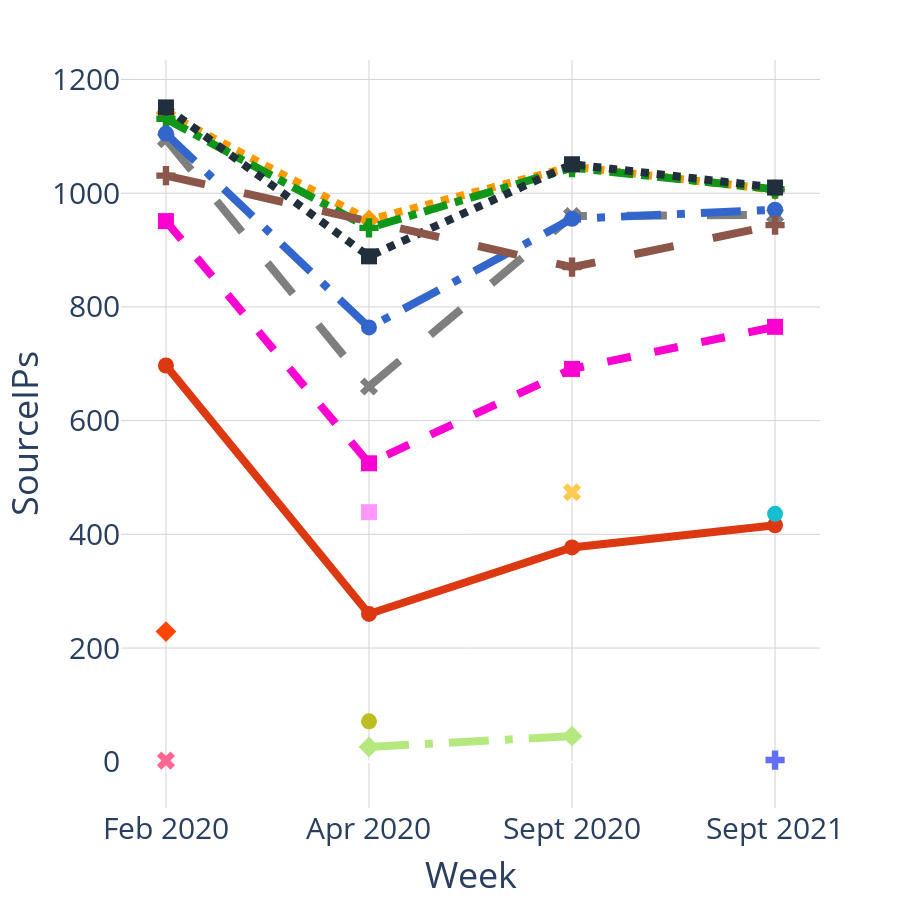

Notebook cell for this chart:
### Code cell
import plotly.express as px
import pandas as pd

df = pd.read_csv('/Volumes/GoogleDrive/My Drive/Thesis/Plotly/category_WLAN_out_targets.csv')

fig = px.line(df, x='Week', y='SourceIPs', color='TargetOrgs',
                            color_discrete_map={'APPLE': '#7f7f7f', 'NETFLIX': '#dc3912', 'AKAMAI': '#ff9900',
                                                'CANARIE': '#fb00d1', 'FACEBOOK': '#3366cc', 'GOOGLE': '#109618',
                                                'AMAZON': '#212E3C', 'FASTLY': '#8c564b', 'LEVEL3': '#17becf',
                                                'MICROSOFT': '#990099', 'EDGECAST': '#316395',
                                                'VALVE-CORPORATION': '#bcbd22', 'TELUS': '#db1f48',
                                                'SHAW': '#613659', 'BACOM': '#01949a', 'ROGERS': '#81b622',
                                                'Chinanet': '#d3b1c2', 'AHS': '#eeb5eb', 'YANDEXLLC': '#fad02c',
                                                'NLM-GW': '#055c9d', 'JiscServicesLimited': '#870a30',
                                                'BROADINSTITUTE-AS': '#e57f84', 'OoredooQ.S.C.': '#90adc6',
                                                'RelianceJioInfocommLimited': '#a16ae8', 'O-NET': '#ffa384',
                                                'Vetenskapsradet/SUNET': '#74bdcb', 'VELOCITYNET-01': '#3d5b59',
                                                'CHINAUNICOMChina169Backbone': '#ff4500', 'CIPHERKEY': '#b7ac44',
                                                'TEKSAVVY': '#52688f', 'BARR-XPLR-ASN': '#d4f1f4',
                                                'PRIMUS-AS6407': '#b9b7bd', 'CIKTELECOM-CABLE': '#fb4570',
                                                'TWC-11426-CAROLINAS': '#7cf3a0', 'PEGTECHINC': '#f9eac2',
                                                'UniversityofQueensland': '#bfd7ed'},
                             markers=True, line_dash='TargetOrgs', symbol='TargetOrgs')
fig.update_layout(plot_bgcolor='white', font_size=30, legend_itemwidth=80, showlegend=False, width=900, height=900)
fig.update_xaxes(showgrid=True, gridwidth=1, gridcolor='LightGray')
fig.update_yaxes(showgrid=True, gridwidth=1, gridcolor='LightGray')
#                                ,
#                                tickvals=[21474836480, 42949672960, 64424509440, 85899345920, 
#                                         107374182400, 214748364800, 429496729600, 644245094400, 858993459200, 
#                                         1099511627776, 2199023255552, 3298534883328],
#                                ticktext=["20 GB", "40 GB", "60 GB", "80 GB", 
#                                          "100 GB", "200 GB", "400 GB", "600 GB", "800 GB", 
#                                          "1 TB", "2 TB", "3 TB"])
fig.update_traces(line_width=8, marker_size=16)

fig.show()

### Figure 1 — Plotly figure (JSON) as saved in the notebook; plotly's stock layout.template omitted (floating-point values rounded to 4 significant figures)
{"data": [{"hovertemplate": "TargetOrgs=NETFLIX<br>Week=%{x}<br>SourceIPs=%{y}<extra></extra>", "legendgroup": "NETFLIX", "line": {"color": "#dc3912", "dash": "solid", "width": 8}, "marker": {"size": 16, "symbol": "circle"}, "mode": "markers+lines", "name": "NETFLIX", "orientation": "v", "showlegend": true, "type": "scatter", "x": ["Feb 2020", "Apr 2020", "Sept 2020", "Sept 2021"], "xaxis": "x", "y": [697, 260, 377, 416], "yaxis": "y"}, {"hovertemplate": "TargetOrgs=AKAMAI<br>Week=%{x}<br>SourceIPs=%{y}<extra></extra>", "legendgroup": "AKAMAI", "line": {"color": "#ff9900", "dash": "dot", "width": 8}, "marker": {"size": 16, "symbol": "diamond"}, "mode": "markers+lines", "name": "AKAMAI", "orientation": "v", "showlegend": true, "type": "scatter", "x": ["Feb 2020", "Apr 2020", "Sept 2020", "Sept 2021"], "xaxis": "x", "y": [1141, 953, 1047, 1006], "yaxis": "y"}, {"hovertemplate": "TargetOrgs=CANARIE<br>Week=%{x}<br>SourceIPs=%{y}<extra></extra>", "legendgroup": "CANARIE", "line": {"color": "#fb00d1", "dash": "dash", "width": 8}, "marker": {"size": 16, "symbol": "square"}, "mode": "markers+lines", "name": "CANARIE", "orientation": "v", "showlegend": true, "type": "scatter", "x": ["Feb 2020", "Apr 2020", "Sept 2020", "Sept 2021"], "xaxis": "x", "y": [951, 525, 691, 765], "yaxis": "y"}, {"hovertemplate": "TargetOrgs=APPLE<br>Week=%{x}<br>SourceIPs=%{y}<extra></extra>", "legendgroup": "APPLE", "line": {"color": "#7f7f7f", "dash": "longdash", "width": 8}, "marker": {"size": 16, "symbol": "x"}, "mode": "markers+lines", "name": "APPLE", "orientation": "v", "showlegend": true, "type": "scatter", "x": ["Feb 2020", "Apr 2020", "Sept 2020", "Sept 2021"], "xaxis": "x", "y": [1095, 660, 960, 962], "yaxis": "y"}, {"hovertemplate": "TargetOrgs=GOOGLE<br>Week=%{x}<br>SourceIPs=%{y}<extra></extra>", "legendgroup": "GOOGLE", "line": {"color": "#109618", "dash": "dashdot", "width": 8}, "marker": {"size": 16, "symbol": "cross"}, "mode": "markers+lines", "name": "GOOGLE", "orientation": "v", "showlegend": true, "type": "scatter", "x": ["Feb 2020", "Apr 2020", "Sept 2020", "Sept 2021"], "xaxis": "x", "y": [1131, 939, 1045, 1007], "yaxis": "y"}, {"hovertemplate": "TargetOrgs=FACEBOOK<br>Week=%{x}<br>SourceIPs=%{y}<extra></extra>", "legendgroup": "FACEBOOK", "line": {"color": "#3366cc", "dash": "longdashdot", "width": 8}, "marker": {"size": 16, "symbol": "circle"}, "mode": "markers+lines", "name": "FACEBOOK", "orientation": "v", "showlegend": true, "type": "scatter", "x": ["Feb 2020", "Apr 2020", "Sept 2020", "Sept 2021"], "xaxis": "x", "y": [1105, 764, 955, 971], "yaxis": "y"}, {"hovertemplate": "TargetOrgs=CHINAUNICOMChina169Backbone<br>Week=%{x}<br>SourceIPs=%{y}<extra></extra>", "legendgroup": "CHINAUNICOMChina169Backbone", "line": {"color": "#ff4500", "dash": "solid", "width": 8}, "marker": {"size": 16, "symbol": "diamond"}, "mode": "markers+lines", "name": "CHINAUNICOMChina169Backbone", "orientation": "v", "showlegend": true, "type": "scatter", "x": ["Feb 2020"], "xaxis": "x", "y": [229], "yaxis": "y"}, {"hovertemplate": "TargetOrgs=AMAZON<br>Week=%{x}<br>SourceIPs=%{y}<extra></extra>", "legendgroup": "AMAZON", "line": {"color": "#212E3C", "dash": "dot", "width": 8}, "marker": {"size": 16, "symbol": "square"}, "mode": "markers+lines", "name": "AMAZON", "orientation": "v", "showlegend": true, "type": "scatter", "x": ["Feb 2020", "Apr 2020", "Sept 2020", "Sept 2021"], "xaxis": "x", "y": [1151, 889, 1051, 1010], "yaxis": "y"}, {"hovertemplate": "TargetOrgs=Africa-on-Cloud-AS<br>Week=%{x}<br>SourceIPs=%{y}<extra></extra>", "legendgroup": "Africa-on-Cloud-AS", "line": {"color": "#FF6692", "dash": "dash", "width": 8}, "marker": {"size": 16, "symbol": "x"}, "mode": "markers+lines", "name": "Africa-on-Cloud-AS", "orientation": "v", "showlegend": true, "type": "scatter", "x": ["Feb 2020"], "xaxis": "x", "y": [2], "yaxis": "y"}, {"hovertemplate": "TargetOrgs=FASTLY<br>Week=%{x}<br>SourceIPs=%{y}<extra></extra>", "legendgroup": "FASTLY", "line": {"color": "#8c564b", "dash": "longdash", "width": 8}, "marker": {"size": 16, "symbol": "cross"}, "mode": "markers+lines", "name": "FASTLY", "orientation": "v", "showlegend": true, "type": "scatter", "x": ["Feb 2020", "Sept 2020", "Sept 2021"], "xaxis": "x", "y": [1031, 870, 944], "yaxis": "y"}, {"hovertemplate": "TargetOrgs=VALVE-CORPORATION<br>Week=%{x}<br>SourceIPs=%{y}<extra></extra>", "legendgroup": "VALVE-CORPORATION", "line": {"color": "#bcbd22", "dash": "dashdot", "width": 8}, "marker": {"size": 16, "symbol": "circle"}, "mode": "markers+lines", "name": "VALVE-CORPORATION", "orientation": "v", "showlegend": true, "type": "scatter", "x": ["Apr 2020"], "xaxis": "x", "y": [71], "yaxis": "y"}, {"hovertemplate": "TargetOrgs=TWITCH<br>Week=%{x}<br>SourceIPs=%{y}<extra></extra>", "legendgroup": "TWITCH", "line": {"color": "#B6E880", "dash": "longdashdot", "width": 8}, "marker": {"size": 16, "symbol": "diamond"}, "mode": "markers+lines", "name": "TWITCH", "orientation": "v", "showlegend": true, "type": "scatter", "x": ["Apr 2020", "Sept 2020"], "xaxis": "x", "y": [26, 45], "yaxis": "y"}, {"hovertemplate": "TargetOrgs=HIGHWINDS<br>Week=%{x}<br>SourceIPs=%{y}<extra></extra>", "legendgroup": "HIGHWINDS", "line": {"color": "#FF97FF", "dash": "solid", "width": 8}, "marker": {"size": 16, "symbol": "square"}, "mode": "markers+lines", "name": "HIGHWINDS", "orientation": "v", "showlegend": true, "type": "scatter", "x": ["Apr 2020"], "xaxis": "x", "y": [439], "yaxis": "y"}, {"hovertemplate": "TargetOrgs=DatacampLimited<br>Week=%{x}<br>SourceIPs=%{y}<extra></extra>", "legendgroup": "DatacampLimited", "line": {"color": "#FECB52", "dash": "dot", "width": 8}, "marker": {"size": 16, "symbol": "x"}, "mode": "markers+lines", "name": "DatacampLimited", "orientation": "v", "showlegend": true, "type": "scatter", "x": ["Sept 2020"], "xaxis": "x", "y": [474], "yaxis": "y"}, {"hovertemplate": "TargetOrgs=SHARCNET<br>Week=%{x}<br>SourceIPs=%{y}<extra></extra>", "legendgroup": "SHARCNET", "line": {"color": "#636efa", "dash": "dash", "width": 8}, "marker": {"size": 16, "symbol": "cross"}, "mode": "markers+lines", "name": "SHARCNET", "orientation": "v", "showlegend": true, "type": "scatter", "x": ["Sept 2021"], "xaxis": "x", "y": [3], "yaxis": "y"}, {"hovertemplate": "TargetOrgs=LEVEL3<br>Week=%{x}<br>SourceIPs=%{y}<extra></extra>", "legendgroup": "LEVEL3", "line": {"color": "#17becf", "dash": "longdash", "width": 8}, "marker": {"size": 16, "symbol": "circle"}, "mode": "markers+lines", "name": "LEVEL3", "orientation": "v", "showlegend": true, "type": "scatter", "x": ["Sept 2021"], "xaxis": "x", "y": [436], "yaxis": "y"}], "layout": {"font": {"size": 30}, "height": 900, "legend": {"itemwidth": 80, "title": {"text": "TargetOrgs"}, "tracegroupgap": 0}, "margin": {"t": 60}, "plot_bgcolor": "white", "showlegend": false, "width": 900, "xaxis": {"anchor": "y", "domain": [0, 1], "gridcolor": "LightGray", "gridwidth": 1, "showgrid": true, "title": {"text": "Week"}}, "yaxis": {"anchor": "x", "domain": [0, 1], "gridcolor": "LightGray", "gridwidth": 1, "showgrid": true, "title": {"text": "SourceIPs"}}}}
